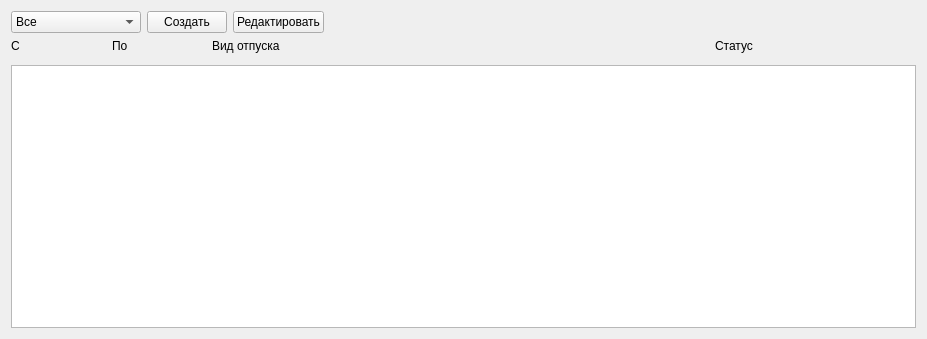
<?xml version="1.0" encoding="UTF-8"?>
<ui version="4.0">
 <class>VacationRequestWidget</class>
 <widget class="QWidget" name="VacationRequestWidget">
  <property name="geometry">
   <rect>
    <x>0</x>
    <y>0</y>
    <width>927</width>
    <height>339</height>
   </rect>
  </property>
  <property name="windowTitle">
   <string>Form</string>
  </property>
  <layout class="QVBoxLayout" name="verticalLayout">
   <item>
    <layout class="QHBoxLayout" name="horizontalLayout_2">
     <item>
      <widget class="QComboBox" name="comboBox">
       <item>
        <property name="text">
         <string>Все</string>
        </property>
       </item>
       <item>
        <property name="text">
         <string>На рассмотрении</string>
        </property>
       </item>
       <item>
        <property name="text">
         <string>Закрыты</string>
        </property>
       </item>
      </widget>
     </item>
     <item>
      <widget class="QPushButton" name="pushButton">
       <property name="text">
        <string>Создать</string>
       </property>
      </widget>
     </item>
     <item>
      <widget class="QPushButton" name="pushButton_3">
       <property name="text">
        <string>Редактировать</string>
       </property>
      </widget>
     </item>
     <item>
      <spacer name="horizontalSpacer">
       <property name="orientation">
        <enum>Qt::Horizontal</enum>
       </property>
       <property name="sizeHint" stdset="0">
        <size>
         <width>40</width>
         <height>20</height>
        </size>
       </property>
      </spacer>
     </item>
    </layout>
   </item>
   <item>
    <layout class="QHBoxLayout" name="horizontalLayout" stretch="1,1,5,2">
     <property name="spacing">
      <number>0</number>
     </property>
     <item>
      <widget class="QLabel" name="label">
       <property name="text">
        <string>C</string>
       </property>
      </widget>
     </item>
     <item>
      <widget class="QLabel" name="label_2">
       <property name="text">
        <string>По</string>
       </property>
      </widget>
     </item>
     <item>
      <widget class="QLabel" name="label_3">
       <property name="text">
        <string>Вид отпуска</string>
       </property>
      </widget>
     </item>
     <item>
      <widget class="QLabel" name="label_4">
       <property name="text">
        <string>Статус</string>
       </property>
      </widget>
     </item>
    </layout>
   </item>
   <item>
    <widget class="VacationRequestsItem" name="widget" native="true"/>
   </item>
   <item>
    <widget class="QListView" name="listView"/>
   </item>
  </layout>
 </widget>
 <customwidgets>
  <customwidget>
   <class>VacationRequestsItem</class>
   <extends>QWidget</extends>
   <header>GUI/VacationRequestsItem.h</header>
   <container>1</container>
  </customwidget>
 </customwidgets>
 <resources/>
 <connections/>
</ui>
